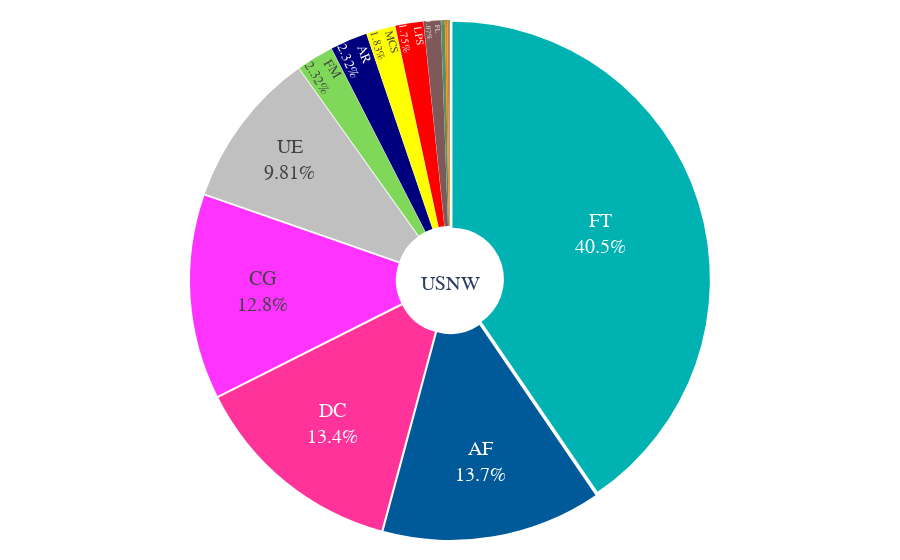

The notebook cell saved with this chart:
### Code cell
df_regional = data_region_list[0].to_dataframe()
region_id = str(data_region_list[0]['region_id'].values)

explanability_pie_chart(df_regional, region_id, 
                       cmap=rgb_list, write_out=False, comm_name='pcp_explained_pie')

### Figure 1 — Plotly figure (JSON) as saved in the notebook; plotly's stock layout.template omitted (floating-point values rounded to 4 significant figures)
{"data": [{"direction": "clockwise", "hole": 0.2, "labels": ["AR", "FT", "MCS", "LPS", "AF", "AM", "AL", "FM", "FL", "ML", "AFM", "AFL", "AML", "FML", "All", "UE", "DC", "CG"], "marker": {"colors": ["rgb(0,0,127)", "rgb(0,178,178)", "rgb(255,255,0)", "rgb(255,0,0)", "rgb(0,89,153)", "rgb(127,127,63)", "rgb(127,0,63)", "rgb(127,216,89)", "rgb(127,89,89)", "rgb(255,127,0)", "rgb(85,144,101)", "rgb(85,59,101)", "rgb(170,85,42)", "rgb(170,144,59)", "rgb(127,108,76)", "rgb(192,192,192)", "rgb(255,51,153)", "rgb(255,51,255)"]}, "pull": 0.01, "showlegend": false, "sort": true, "textinfo": "label+percent", "textposition": "inside", "title": {"text": "USNW"}, "type": "pie", "values": [0.02321, 0.4047, 0.01827, 0.01751, 0.1372, 0.0003931, 2.968e-05, 0.02323, 0.0107, 0.001403, 0.002511, 2.369e-09, 0, 0.001275, 0, 0.0981, 0.1339, 0.1276]}], "layout": {"font": {"family": "Arial", "size": 20}, "legend": {"x": 0.05, "xanchor": "left", "y": 0.99, "yanchor": "top"}, "margin": {"b": 20, "l": 100, "r": 100, "t": 20}, "title": {"x": 0.47}}}
